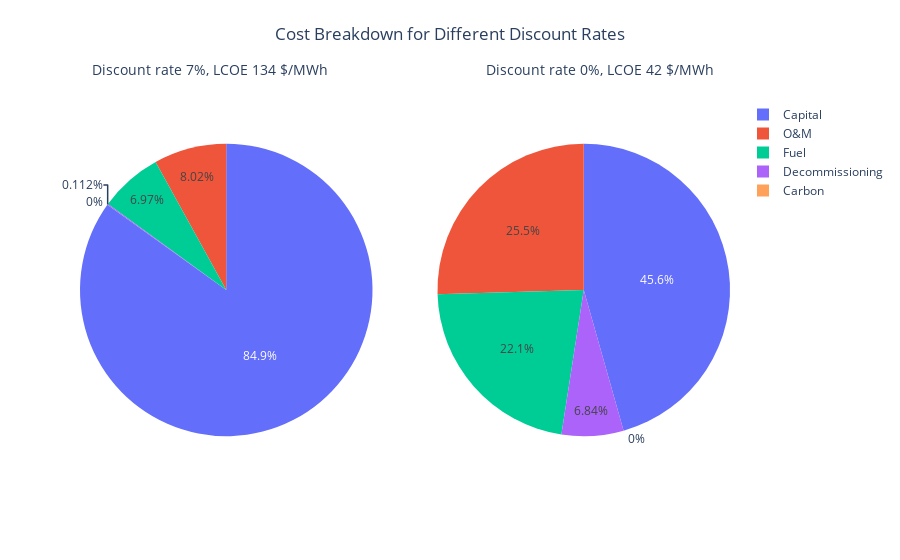

This figure's notebook cell:
### Markdown cell above
And this we can now plot side by side!

### Code cell
# Normalize values to 100% for each dictionary
total1 = sum(discounted_costs_default.values())
total2 = sum(discounted_costs_zero.values())

labels = list(discounted_costs_default.keys())  # Extract keys for labels
values1 = [
    v / total1 * 100 for v in discounted_costs_default.values()
]  # Normalize to percentages for dict1
values2 = [
    v / total2 * 100 for v in discounted_costs_zero.values()
]  # Normalize to percentages for dict2

# Create subplots for side-by-side pie charts
subplot_titles = [
    f"Discount rate {discount_rate*100:.0f}%, LCOE {lcoe:.0f} $/MWh",
    f"Discount rate {zero_discount_rate*100:.0f}%, LCOE {zero_lcoe:.0f} $/MWh",
]

fig = sp.make_subplots(
    rows=1,
    cols=2,
    specs=[[{"type": "domain"}, {"type": "domain"}]],
    subplot_titles=subplot_titles,
)

# Add pie chart for dictionary 1
fig.add_trace(
    go.Pie(labels=labels, values=values1, name=subplot_titles[0]), row=1, col=1
)

# Add pie chart for dictionary 2
fig.add_trace(
    go.Pie(labels=labels, values=values2, name=subplot_titles[1]), row=1, col=2
)

# Update layout for better appearance
fig.update_layout(
    title_text="Cost Breakdown for Different Discount Rates",
    title_x=0.5,  # Center the title
    title_y=0.95,
    showlegend=True,
    annotations=[
        dict(
            x=0.20,  # x-position of the title for the first chart
            y=1.05,  # Adjust space above the chart title
            text=subplot_titles[0],
            showarrow=False,
            font=dict(size=14),
        ),
        dict(
            x=0.80,  # x-position of the title for the second chart
            y=1.05,  # Adjust space above the chart title
            text=subplot_titles[1],
            showarrow=False,
            font=dict(size=14),
        ),
    ],
)

# Show the plot
fig.show()

### Figure 1 — Plotly figure (JSON) as saved in the notebook; plotly's stock layout.template omitted (floating-point values rounded to 4 significant figures)
{"data": [{"domain": {"x": [0, 0.45], "y": [0, 1]}, "labels": ["Capital", "O&M", "Fuel", "Carbon", "Decommissioning"], "name": "Discount rate 7%, LCOE 134 $/MWh", "type": "pie", "values": [84.9, 8.025, 6.968, 0, 0.1117]}, {"domain": {"x": [0.55, 1], "y": [0, 1]}, "labels": ["Capital", "O&M", "Fuel", "Carbon", "Decommissioning"], "name": "Discount rate 0%, LCOE 42 $/MWh", "type": "pie", "values": [45.6, 25.45, 22.1, 0, 6.84]}], "layout": {"annotations": [{"font": {"size": 14}, "showarrow": false, "text": "Discount rate 7%, LCOE 134 $/MWh", "x": 0.2, "xanchor": "center", "xref": "paper", "y": 1.05, "yanchor": "bottom", "yref": "paper"}, {"font": {"size": 14}, "showarrow": false, "text": "Discount rate 0%, LCOE 42 $/MWh", "x": 0.8, "xanchor": "center", "xref": "paper", "y": 1.05, "yanchor": "bottom", "yref": "paper"}], "showlegend": true, "title": {"text": "Cost Breakdown for Different Discount Rates", "x": 0.5, "y": 0.95}}}
